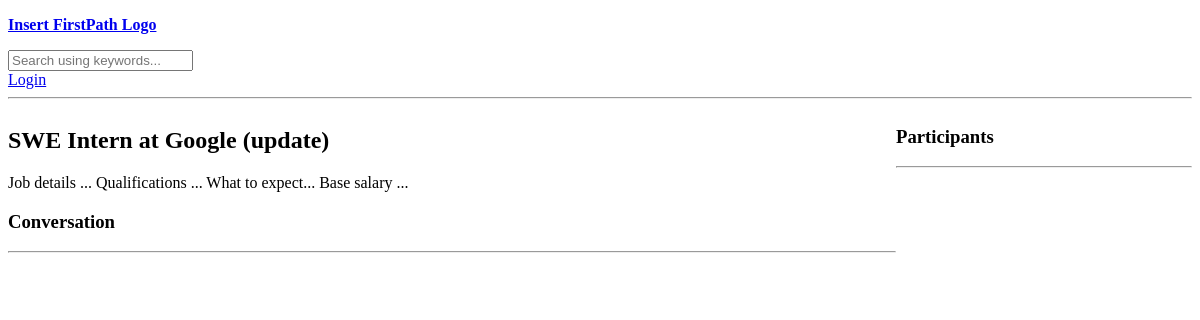
The page /room/3/ on the database as committed earlier.
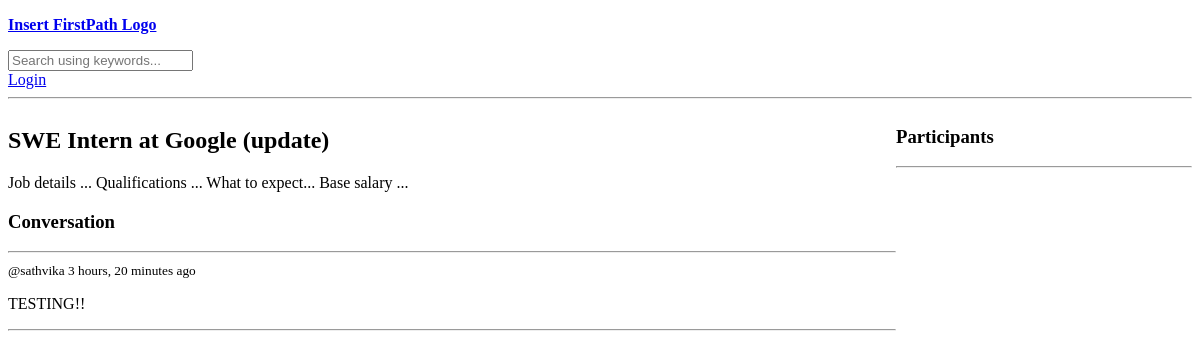
The same page on the database as committed later.
### base/models.py (models this page shows, shortened)
class Message(models.Model):
    user = models.ForeignKey(User, on_delete=models.CASCADE)
    room = models.ForeignKey(Room, on_delete=models.CASCADE)
    body = models.TextField()
    updated = models.DateTimeField(auto_now=True)
    created = models.DateTimeField(auto_now_add=True)
    class Meta:
        ordering = ['-updated', '-created']

### base/views.py (the view, shortened to what this page needs)
# urls.py: path('room/<str:pk>/', views.room, name="room"),
def room(request, pk):
    room = Room.objects.get(id=pk)
    room_messages = room.message_set.all().order_by('-created')
    participants = room.participants.all()
    context = {'room' : room, 'room_messages': room_messages, 'participants':participants}
    return render(request, 'base/room.html', context)

### base/templates/base/room.html (shortened to what this page needs)
{% extends 'main.html' %}
{% block content %}
<div class="room-container">
    <div>
        <h2>{{room.name}}</h2>
        <p>{{room.description}}</p>
        <div class="comment-wapper">
            <h3>Conversation</h3>
            <hr>
            {% for message in room_messages %}
            <div>
                <small>@{{message.user}} {{message.created|timesince}} ago</small>
                <p>{{message.body}}</p>
                <hr>
            </div>
            {% endfor %}
        </div>
    </div>
    <div>
        <h3>Participants</h3>
        <hr>
    </div>
</div>
{% endblock content %}

Rows that differ between the two databases and show on the page:
added Message: user "sathvika", created "3 hours, 20 minutes", body "TESTING!!"
